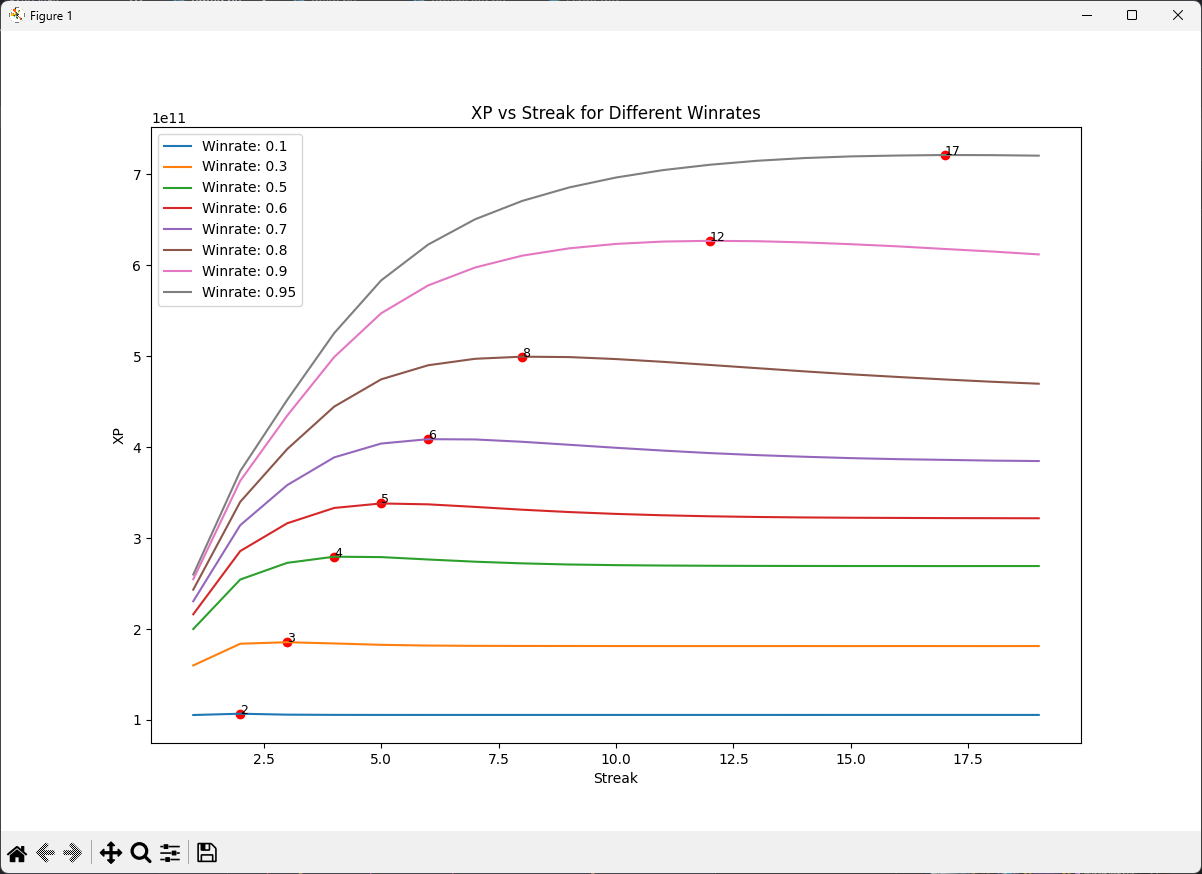

Python code for this plot:
import numpy as np
import matplotlib.pyplot as plt
from numba import jit

SIMULATIONS = 1_000_000_000

GAME_TIME_COST = 10 # minutes average
LOWER_TIME_COST = 10 # minutes average

@jit(nopython=True)
def simulate(streak_goal, winrate):
    LOWER_XP = np.array([0, 1100, 2640, 4680] + [7800 + 3000 * (i - 4) for i in range(4, 20)])
    WIN_XP = np.array([4200, 5675, 5190, 5688] + [6600] * 16)
    
    streak = 0
    xp = 0

    sim_time = 0

    while sim_time < SIMULATIONS:
        win = np.random.random() < winrate
        sim_time += GAME_TIME_COST
        if win:
            xp += WIN_XP[min(streak, 19)]
            streak += 1
        else:
            xp += 700
            streak = 0
        if streak >= streak_goal:
            xp += LOWER_XP[min(streak, 19)]
            streak = 0
            sim_time += LOWER_TIME_COST
    return xp

def find_optimal_streak(winrate):
    return max(range(1, 20), key=lambda i: simulate(i, winrate))

winrates = [0.1, 0.3, 0.5, 0.6, 0.7, 0.8, 0.9, 0.95]
streaks = range(1, 20)

plt.figure(figsize=(12, 8))
for winrate in winrates:
    print(f"Simulating Winrate: {winrate}")
    xp = [simulate(i, winrate) for i in streaks]
    best_streak = streaks[np.argmax(xp)]
    plt.plot(streaks, xp, label=f"Winrate: {winrate}")
    plt.scatter(best_streak, max(xp), color='red')
    plt.text(best_streak, max(xp), str(best_streak), fontsize=9)

plt.xlabel("Streak")
plt.ylabel("XP")
plt.legend()
plt.title("XP vs Streak for Different Winrates")
plt.show()
